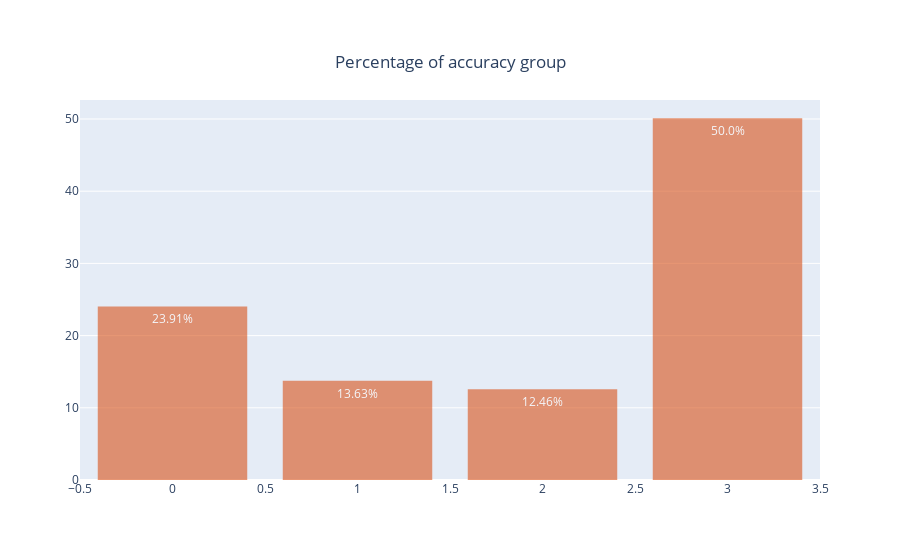

Notebook cell for this chart:
### Code cell
temp_df = train_label.accuracy_group.value_counts(normalize = True) *100
temp_df = temp_df.round(2)
text = [str(x) + "%" for x in temp_df.values]
fig = go.Figure(data = go.Bar(x = temp_df.index,y = temp_df.values, text = text,textposition='auto'))
fig.update_traces(marker_color='#D95219', marker_line_color='#D95219',marker_line_width=1.5, opacity=0.6)
fig.update_layout(title={'text': "Percentage of accuracy group",'y':0.9,'x':0.5,'xanchor': 'center','yanchor': 'top'} )
fig.show()

### Figure 1 — Plotly figure (JSON) as saved in the notebook; plotly's stock layout.template omitted (floating-point values rounded to 4 significant figures)
{"data": [{"marker": {"color": "#D95219", "line": {"color": "#D95219", "width": 1.5}}, "opacity": 0.6, "text": ["50.0%", "23.91%", "13.63%", "12.46%"], "textposition": "auto", "type": "bar", "x": [3, 0, 1, 2], "y": [50, 23.91, 13.63, 12.46]}], "layout": {"title": {"text": "Percentage of accuracy group", "x": 0.5, "xanchor": "center", "y": 0.9, "yanchor": "top"}}}
